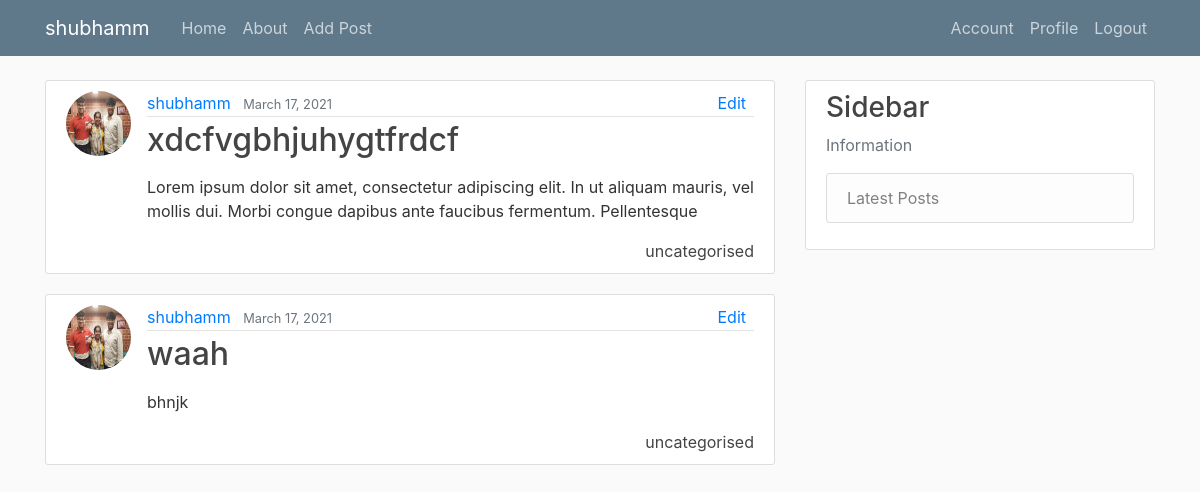
The app's page /my_view/ (signed in), older data.
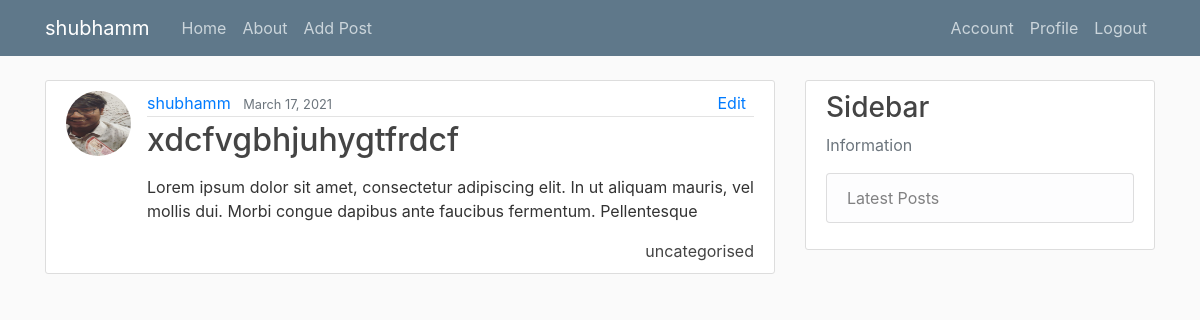
The same page, newer data.
### blog/models.py (models this page shows, shortened)
class Post(models.Model):
    title = models.CharField(max_length=100)
    content = CKEditor5Field(blank=True, null=True, config_name='extends')
    date_posted = models.DateTimeField(default=timezone.now)
    author = models.ForeignKey(User, on_delete=models.CASCADE)
    snippet = models.CharField(blank=True, max_length=100)
    category = models.CharField(max_length=100, default='uncategorised')
    likes = models.ManyToManyField(User, related_name='blogpost_like')

### users/models.py (models this page shows, shortened)
class Profile(models.Model):
    user = models.OneToOneField(User, unique=True, on_delete=models.CASCADE)
    bio = models.TextField(null=True, blank=True)
    image = models.ImageField(upload_to='profile_pics/')
    instagram_url = models.CharField(null=True, blank=True, max_length=255)

### blog/views.py (the view)
# urls.py: path('my_view/', MyView.as_view(), name='my-view'),
class MyView(ListView):
    model = Post
    template_name = 'blog/myposts.html'
    ordering = ['-date_posted']

### blog/templates/blog/myposts.html (shortened to what this page needs)
{% extends "blog/base.html" %}
{%load static%}
{% block content %}
{% for post in object_list%}
{%if post.author.id == user.id%}
<article class="media content-section">
    {%if post.author.profile.image.url%}
    <img class="rounded-circle article-img" src="{{post.author.profile.image.url}}" alt="oopsie">
    {%else%}
    <img class="rounded-circle article-img" src="{% static 'blog/images/not-found.png' %}" alt="oopsie">
    {% endif %}
    <div class="media-body">
        <div class="article-metadata">
            <a class="mr-2" href="#">{{ post.author }}</a>
            <small class="text-muted">{{ post.date_posted|date:"F d, Y" }}</small>
            {%if user.is_authenticated %}
            {%if post.author.id == user.id%}
            <a class="mr-2" style="float: right" href="{%url 'article-detailer' post.pk%}">Edit</a>
            {%endif%}
            {%endif%}
        </div>
        <h2><a class="article-title" href="{%url 'article-detailer' post.pk%}">{{ post.title }}</a></h2>
        <p class="article-content">{{ post.content|slice:":200"|safe }}</p>
        <a class="article-title" style="float: right"
            href="{%url 'category-post' post.category|slugify %}">{{post.category}}</a>
    </div>
</article>
{%endif%}
{% endfor %}
<br>
<br>
{% endblock content %}

Row changes from the older to the newer data that the page shows:
removed Post: author.profile.image (picture), author "shubhamm", date_posted "March 17, 2021", shows "Edit", title "waah", content "bhnjk", category "uncategorised"
changed through a linked row, Post "xdcfvgbhjuhygtfrdcf": author.profile.image: a different picture
